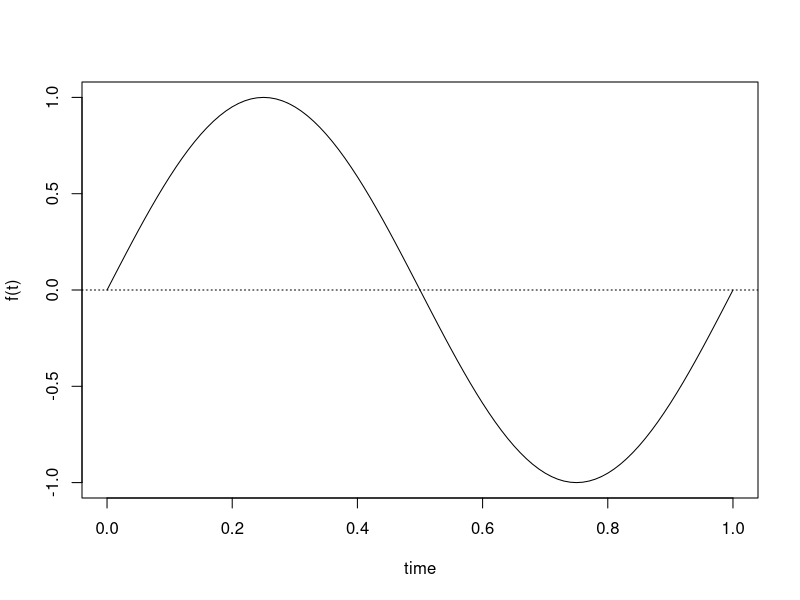
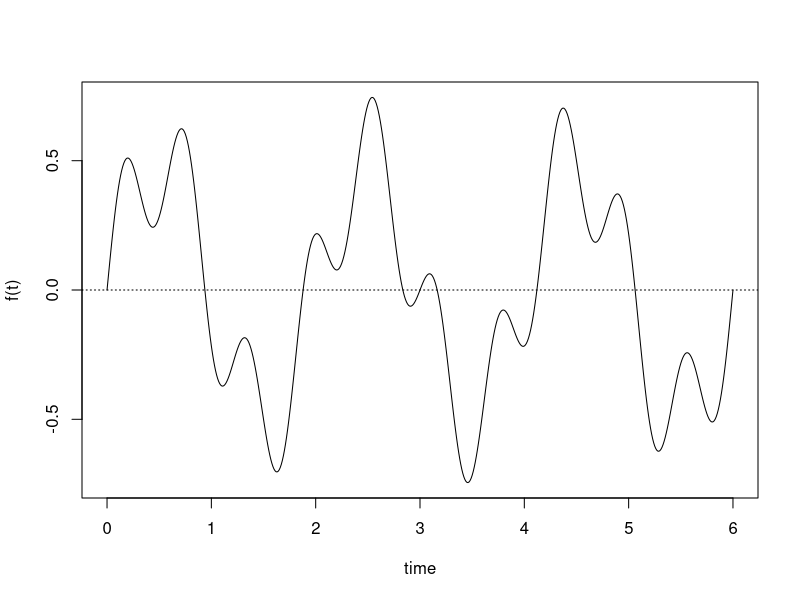
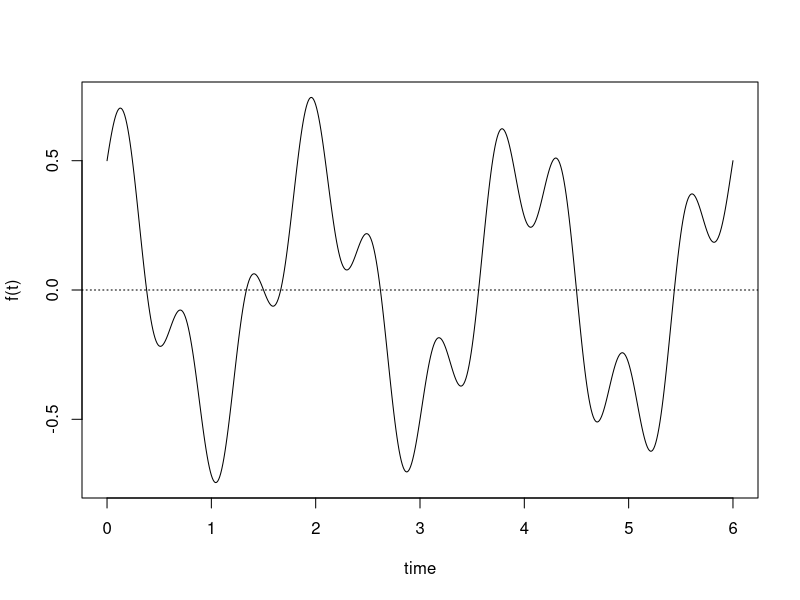
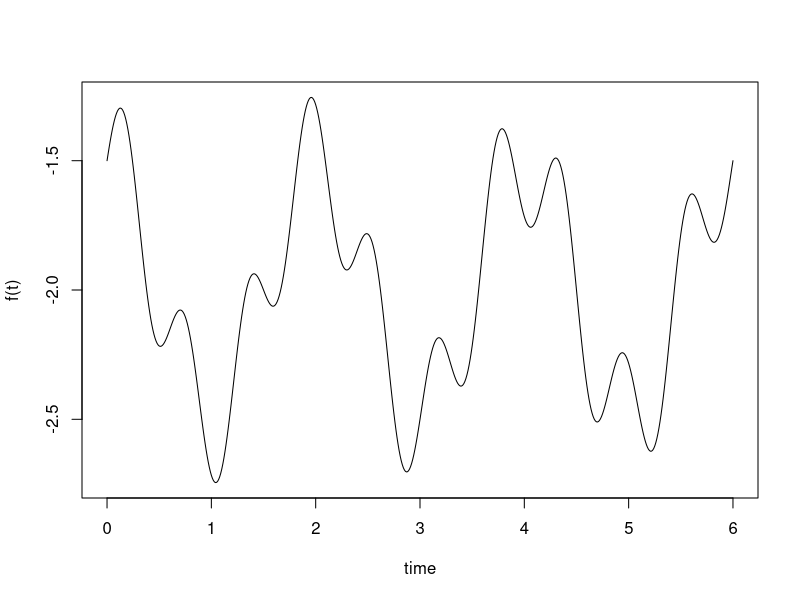
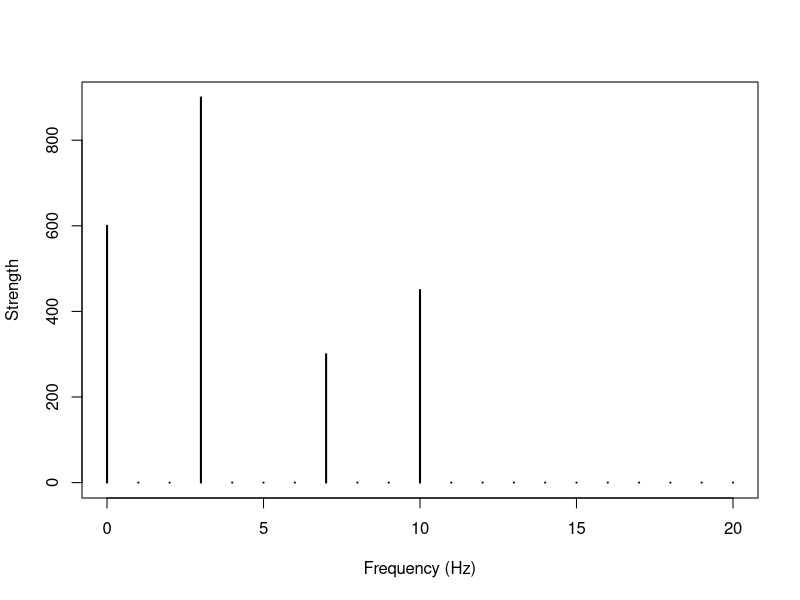

R code for these plots, in order: (Note: this script raises an error after producing the figures.)
#!/applications/R/R-4.0.0/bin/Rscript

xs <- seq(from = -2*pi, to = 2*pi, by = pi/100)
wave.1 <- sin(3*xs)
wave.2 <- sin(10*xs)

wave.3 <- 0.5 * wave.1 + 0.25 * wave.2

# Plot trajectory given a Fourier series
plot.fourier <- function(fourier.series, f.0, ts) {
  w <- 2*pi*f.0
  trajectory <- sapply(ts, function(t) fourier.series(t,w))
  plot(ts, trajectory, type = "l", xlab = "time", ylab = "f(t)")
  abline(h = 0, lty = 3)
}

pdf("plots/fs_trajectory.pdf")
plot.fourier(fourier.series = function(t,w) { sin(w*t) }, f.0 = 1, ts = seq(0, 1, 1/100))
dev.off()


# Plot the signal for equation f(t) = 0.5 * sin(3wt) + 0.25 * sin(10wt)
# data aquisition frequency (Hz)
acq.freq <- 100
# measuring time interval (seconds)
time <- 6
# vector of sampling time points (s)
ts <- seq(0, time, 1/acq.freq)
# fundamental frequency
f.0 <- 1/time

dc.component <- 0
# frequency of signal components (Hz)
component.freqs <- c(3, 10)
# delay of signal components (radians)
component.delay <- c(0, 0)
# strength of signal components
component.strength <- c(.5, .25)

f <- function(t,w) {
  dc.component +
  sum( component.strength * sin(component.freqs*w*t + component.delay))
}

pdf("plots/signal.pdf")
plot.fourier(f, f.0, ts)
dev.off()

# Phase shifts - translations over the x-axis; "phase angle" or "starting point"
component.delay <- c(pi/2,0)
pdf("plots/signal_phase_shift_wave.1_by_halfpi.pdf")
plot.fourier(f, f.0, ts)
dev.off()

# DC components - translations over the y-axis; constant amplitude for the 0Hz cycle
dc.component <- -2
pdf("plots/signal_dc_component_constant_amp_minus2.pdf")
plot.fourier(f, f.0, ts)
dev.off()

fft(c(1, 1, 1, 1) / 4)
fft(1:4) / 4

# Function to convert the fft() output to real numbers
# cs is the vector of complex points to convert
convert.fft <- function(cs, sample.rate=1) {
  cs <- cs / length(cs) # normalize

  distance.center <- function(c) signif( Mod(c), 4)
  angle           <- function(c) signif( 180*Arg(c)/pi, 3)

  df <- data.frame(cycle    = 0:(length(cs)-1),
                   freq     = 0:(length(cs)-1) * sample.rate / length(cs),
                   strength = sapply(cs, distance.center),
                   delay    = sapply(cs, angle)) 

  df
}

convert.fft(fft(1:4))

# Function to plot a frequency spectrum of a given fft()-transformed trajectory or signal 
plot.frequency.spectrum <- function(X.k, xlimits = c(0, length(X.k))) {
  plot.data <- cbind(0:(length(X.k)-1), Mod(X.k))

  # TODO: why is this scaling necessary?
  plot.data[2:length(X.k), 2] <- 2 * plot.data[2:length(X.k), 2]

  plot(plot.data, t = "h", lwd = 2, main = "",
       xlab = "Frequency (Hz)", ylab = "Strength",
       xlim = xlimits, ylim = c(0, max(Mod(plot.data[,2]))))
}


acq.freq <- 100                    # data acquisition (sample) frequency (Hz)
time     <- 6                      # measuring time interval (seconds)
ts       <- seq(0,time-1/acq.freq,1/acq.freq) # vector of sampling time-points (s) 
f.0 <- 1/time

dc.component <- 1
component.freqs <- c(3,7,10)        # frequency of signal components (Hz)
component.delay <- c(0,0,0)         # delay of signal components (radians)
component.strength <- c(1.5,.5,.75) # strength of signal components

f   <- function(t,w) { 
  dc.component + 
  sum( component.strength * sin(component.freqs*w*t + component.delay)) 
}

w <- 2*pi*f.0
trajectory <- sapply(ts, function(t) f(t,w))
head(trajectory,n=30)

X.k <- fft(trajectory)

pdf("plots/freq_spectrum2.pdf")
plot.frequency.spectrum(X.k = X.k, xlimits = c(0, 20))
dev.off()

y <- trajectory
x <- seq(0, length(trajectory)-1, 1)
FT <- spec.fft(y, x, center = F)


s.rate<-44100                        # sampling frequency
t <- 2                               # seconds, for my situation, I've got 1000s of 1 - 5 minute files to go through
ind <- seq(s.rate*t)/s.rate          # time indices for each step
                                     # let's add two sin waves together to make the sound wave
f1 <- 600                            # Hz: freq of sound wave 1
y <- 100*sin(2*pi*f1*ind)            # sine wave 1
f2 <- 1500                           # Hz: freq of sound wave 2
z <- 500*sin(2*pi*f2*ind+1)          # sine wave 2
s <- y+z                             # the sound wave: my data isn't this nice, but I think this is an OK example

pdf("plots/test_sine.pdf", height = 20, width = 200)
plot(x = 1:length(s), y = s, type = "l")
dev.off()



x <- seq(0, 1, length.out = 1e3)
y <- sin(4 * 2 * pi * x) + 0.5 * sin(20 * 2 * pi * x)
X.k <- Mod(fft(trajectory))

FT <- spec.fft(y, x, center = T)
pdf("plots/spectral_freq_spectrum.pdf")
par(mfrow = c(2, 1))
plot(x, y, type = "l", main = "Signal")
plot(
FT,
ylab = "Amplitude",
xlab = "Frequency",
type = "l",
#xlim = c(-30, 30),
main = "Spectrum"
)
dev.off()

summary(FT)

pdf("plots/spectral_freq_spectrum.pdf")
plot(FT)
dev.off()





